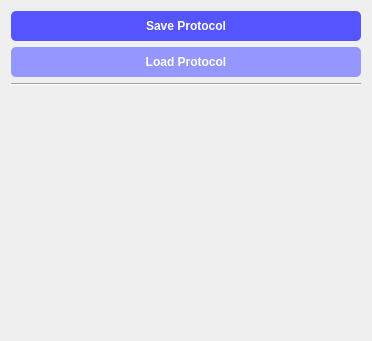
             <widget class="QWidget" name="toolProtocol">
              <property name="geometry">
               <rect>
                <x>0</x>
                <y>0</y>
                <width>372</width>
                <height>341</height>
               </rect>
              </property>
              <attribute name="label">
               <string>Protocols</string>
              </attribute>
              <layout class="QVBoxLayout" name="verticalLayout_12">
               <item>
                <widget class="QPushButton" name="buttonSaveProtocol">
                 <property name="minimumSize">
                  <size>
                   <width>0</width>
                   <height>30</height>
                  </size>
                 </property>
                 <property name="styleSheet">
                  <string notr="true">QPushButton{	
background-color : rgb(85, 85, 255);
color:rgb(255, 255, 255);
font: 10pt &quot;Segoe UI&quot;;
font: bold;
border-radius: 5px;
}

QPushButton::checked{background-color :rgb(85, 255, 127);}

QPushButton::pressed{background-color :rgb(85, 170, 250);}</string>
                 </property>
                 <property name="text">
                  <string>Save Protocol</string>
                 </property>
                </widget>
               </item>
               <item>
                <widget class="QPushButton" name="buttonLoadProtocol">
                 <property name="minimumSize">
                  <size>
                   <width>0</width>
                   <height>30</height>
                  </size>
                 </property>
                 <property name="styleSheet">
                  <string notr="true">QPushButton{	
background-color : rgb(150, 150, 255);
color:rgb(255, 255, 255);
font: 10pt &quot;Segoe UI&quot;;
font: bold;
border-radius: 5px;
}

QPushButton::checked{background-color :rgb(85, 0, 127);}

QPushButton::pressed{background-color :rgb(85, 00, 250);}</string>
                 </property>
                 <property name="text">
                  <string>Load Protocol</string>
                 </property>
                </widget>
               </item>
               <item>
                <widget class="Line" name="line_24">
                 <property name="orientation">
                  <enum>Qt::Horizontal</enum>
                 </property>
                </widget>
               </item>
               <item>
                <spacer name="verticalSpacer_7">
                 <property name="orientation">
                  <enum>Qt::Vertical</enum>
                 </property>
                 <property name="sizeHint" stdset="0">
                  <size>
                   <width>20</width>
                   <height>267</height>
                  </size>
                 </property>
                </spacer>
               </item>
              </layout>
             </widget>
